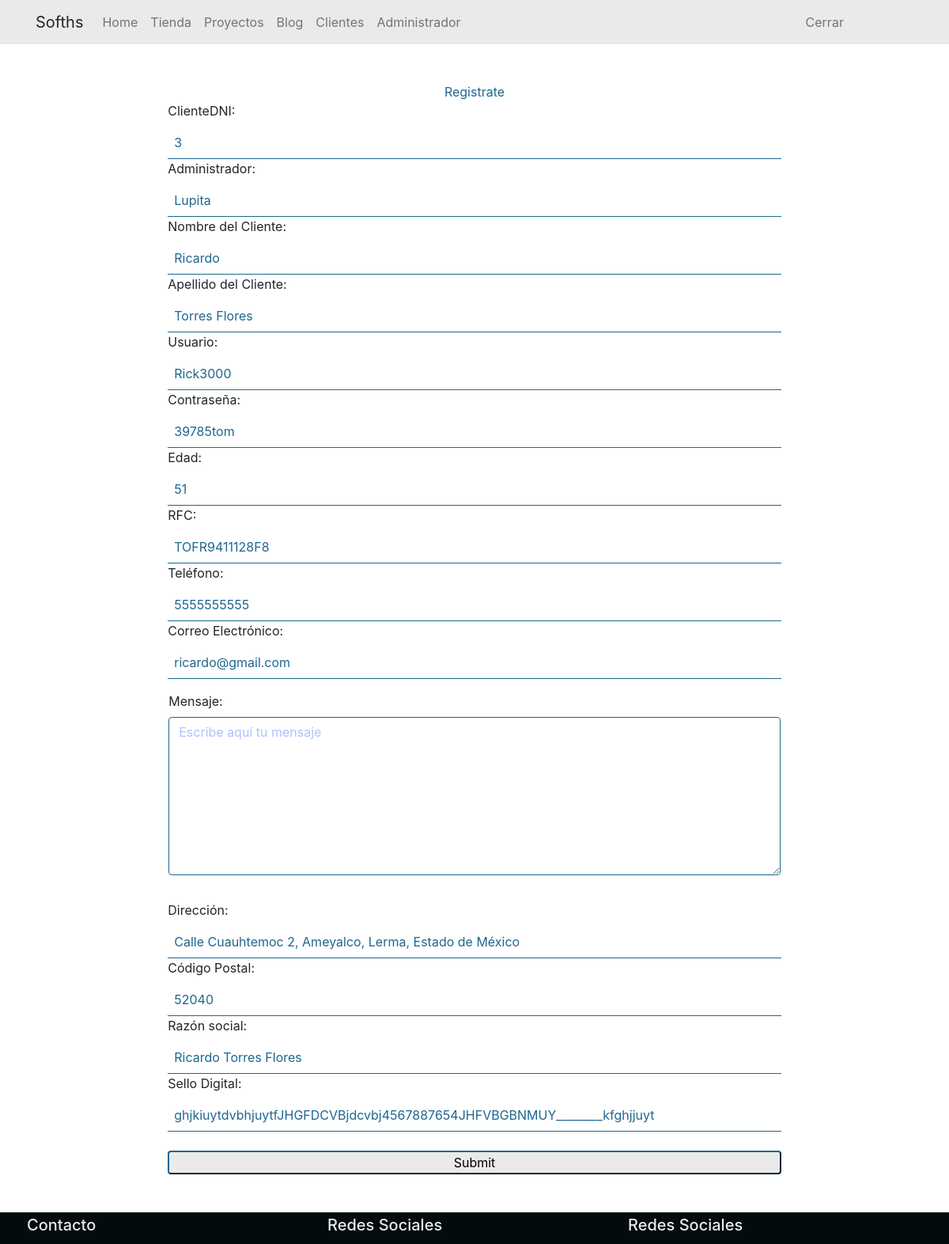
/cliente/update_cliente/3, run on the app's committed database.
### tables this page shows
CREATE TABLE cliente (
    clienteDNI INT NOT NULL AUTO_INCREMENT ,
    adminDNI INT ,
    cl_nombre VARCHAR (40) NOT NULL ,
    cl_apellidos VARCHAR (80) NOT NULL ,
    cl_usuario VARCHAR (30) NOT NULL ,
    cl_password VARCHAR (30) NOT NULL ,
    cl_edad INT ,
    cl_rfc VARCHAR (20) ,
    cl_telefono VARCHAR (10) NOT NULL ,
    cl_mail VARCHAR (50) NOT NULL ,   
    cl_mensaje TEXT (350) NOT NULL , 
    cl_direccion VARCHAR (100) ,
    cl_cp INT ,
    razon_social VARCHAR (110) ,
    sello_digital TEXT (150) ,
    PRIMARY KEY (clienteDNI) ,
    FOREIGN KEY (adminDNI) REFERENCES administrador (adminDNI) ON UPDATE CASCADE ON DELETE CASCADE
);

CREATE TABLE administrador (
    adminDNI INT NOT NULL AUTO_INCREMENT ,
    ad_nombre VARCHAR (40) NOT NULL ,
    ad_apellidos VARCHAR (80) NOT NULL ,
    ad_edad INT NOT NULL ,
    ad_rfc VARCHAR (20) NOT NULL ,
    ad_telefono VARCHAR (10) NOT NULL ,
    ad_mail VARCHAR (50) NOT NULL ,    
    ad_direccion VARCHAR (100) NOT NULL ,
    ad_cp INT NOT NULL ,
    PRIMARY KEY (adminDNI)
);

### controllers/ViewsController.php (called while the page is built, shortened)
<?php
class ViewsController {
    private static $views_path = "./views/" ;
    public function view ($route) {
        require_once (self::$views_path."url.php") ;
        require_once (self::$views_path."header.php") ;
        require_once (self::$views_path.$route.".php") ;
        require_once (self::$views_path."footer.php") ;
    }
}

### index.php (called while the page is built, shortened)
<?php
require_once ("./controllers/Autoload.php") ;
$route = isset ($_GET["r"]) ? $_GET["r"] : "home" ;
$router = new Router ($route) ;

### controllers/Autoload.php (called while the page is built, shortened)
<?php
class Autoload {
    public function __construct () {
        spl_autoload_register (function ($class_name) {
            $controllers_path = "./controllers/".$class_name.".php" ;
            $models_path = "./models/".$class_name.".php" ;
        }) ;
    }
}

### getters/get-cliente.php (called while the page is built, shortened)
<?php
$clientecontroller = new ClienteController () ;
$c = "" ;
$objectCliente = $clientecontroller->getCliente ($cliente = $c) ;

### controllers/ClienteController.php (called while the page is built, shortened)
<?php
class ClienteController {
    private $clientemodel ;
	public function __construct () {
		$this->clientemodel = new ClienteModel () ;
	}
	public function getCliente ($cliente = "") {
		return $this->clientemodel->get ($cliente = "") ;
	}
}

### models/connection.php (called while the page is built, shortened)
<?php
abstract class Connection {
    private static $database_host = "localhost" ;
    private static $database_user = "root" ;
    private static $database_pass = "" ;
    private static $database_name = "sofths" ;
    private static $database_char = "utf8" ;
    private $connected ;
    protected $query ;
    protected $rows = array () ;
    private function open_database () {
        $this->connected = new mysqli (
            self::$database_host ,
            self::$database_user ,
            self::$database_pass ,
            self::$database_name ,
        ) ;
        $this->connected->set_charset (
            self::$database_char
        ) ;
    }
    protected function get_query () {
        $result = $this->connected->query ($this->query) ;
        while ($this->rows [] = $result->fetch_assoc ()) ;
        return array_pop ($this->rows) ;
    }
}

### models/ClienteModel.php (called while the page is built, shortened)
<?php
class ClienteModel extends Connection {
	public function get ($cliente = "") {
		$this->query = ($cliente != "") ? "SELECT * FROM cliente AS cl
							 			   INNER JOIN administrador AS ad
										   ON cl.adminDNI = ad.adminDNI
										   WHERE clienteDNI = '$cliente'"
						  				: "SELECT * FROM cliente AS cl
							   			   INNER JOIN administrador AS ad
										   ON cl.adminDNI = ad.adminDNI" ;
		$this->get_query () ;
		foreach ($this->rows as $key => $value) {
			$data[$key] = $value ;
		}
		return $data ;
	}
}

### views/url.php (called while the page is built)
<?php
$url = isset ($_GET['r']) ? $_GET['r'] : "" ;
$divide = explode ("/", $url) ;
?>

### views/update_cliente.php (the view, shortened to what this page needs)
<?php require_once ("./getters/get-cliente.php") ;
if (!empty ($divide [2])) {$url_dos = $divide [2] ;}
?>
<div class="bg-white .pl-12p-1">
    <div class="container p-5">
        <div class="row justify-content-center borde">
            <div class="col-md-9 p-0 borde">
                <div class="col-md-12 text-4 text-center borde">Registrate</div>
                <form action="" method="post"  id="set_cliente">
                <div class="col-md-12 borde">
                    <label for="adminDNI">ClienteDNI:</label>
                    <input class="col-md-12 border border-bottom-4 p-2 text-4 clienteDNI" name="clienteDNI" type="text" readonly="readonly" placeholder="Administrador" <?php print "value='".$objectCliente[$url_dos-1]['clienteDNI']."'" ?> >
                </div>
                <div class="col-md-12 borde">
                    <label for="adminDNI">Administrador:</label>
                    <input class="col-md-12 border border-bottom-4 p-2 text-4 adminDNI" name="adminDNI" type="text" placeholder="Administrador" <?php print "value='".$objectCliente[$url_dos-1]['ad_nombre']."'" ?> >
                </div>
                <div class="col-md-12 borde">
                    <label for="cl_nombre">Nombre del Cliente:</label>
                    <input class="col-md-12 border border-bottom-4 p-2 text-4 cl_nombre" name="cl_nombre" type="text" placeholder="Nombre" <?php print "value='".$objectCliente[$url_dos-1]['cl_nombre']."'" ?> >
                </div>
                <div class="col-md-12 borde">
                <label for="cl_nombre">Apellido del Cliente:</label>
                    <input class="col-md-12 border border-bottom-4 p-2 text-4 cl_apellidos" name="cl_apellidos" type="text" placeholder="Apellidos" <?php print "value='".$objectCliente[$url_dos-1]['cl_apellidos']."'" ?> >
                </div>
                <div class="col-md-12 borde">
                <label for="cl_nombre">Usuario:</label>
                    <input class="col-md-12 border border-bottom-4 p-2 text-4 cl_usuario" name="cl_usuario" type="text" placeholder="Usuario" <?php print "value='".$objectCliente[$url_dos-1]['cl_usuario']."'" ?> >
                </div>
                <div class="col-md-12 borde">
                <label for="cl_nombre">Contraseña:</label>
                    <input class="col-md-12 border border-bottom-4 p-2 text-4 cl_password" name="cl_password" type="text" placeholder="Contraseña" <?php print "value='".$objectCliente[$url_dos-1]['cl_password']."'" ?> >
                </div>
                <div class="col-md-12 borde">
                <label for="cl_nombre">Edad:</label>
                    <input class="col-md-12 border border-bottom-4 p-2 text-4 cl_edad" name="cl_edad" type="text" placeholder="Edad" <?php print "value='".$objectCliente[$url_dos-1]['cl_edad']."'" ?> >
                </div>
                <div class="col-md-12 borde">
                <label for="cl_nombre">RFC:</label>
                    <input class="col-md-12 border border-bottom-4 p-2 text-4 cl_rfc" name="cl_rfc" type="text" placeholder="RFC" <?php print "value='".$objectCliente[$url_dos-1]['cl_rfc']."'" ?> >
                </div>
                <div class="col-md-12 borde">
                <label for="cl_nombre">Teléfono:</label>
                    <input class="col-md-12 border border-bottom-4 p-2 text-4 cl_telefono" name="cl_telefono" type="text" placeholder="Teléfono" <?php print "value='".$objectCliente[$url_dos-1]['cl_telefono']."'" ?> >
                </div>
                <div class="col-md-12 borde">
                <label for="cl_nombre">Correo Electrónico:</label>
                    <input class="col-md-12 border border-bottom-4 p-2 text-4 cl_mail" name="cl_mail" type="text" placeholder="Correo Electrónico" <?php print "value='".$objectCliente[$url_dos-1]['cl_mail']."'" ?> >
                </div>
                <div class="col-md-12 borde p-3">
                <label for="cl_nombre">Mensaje:</label>
                    <div class="form-group">
                        <textarea class="formulario-control border-bottom-4 textborder4 text-4 border-msj cl_mensaje" name="cl_mensaje" id="exampleFormControlTextarea1" rows="3" placeholder="Escribe aquí tu mensaje"><?php print $objectCliente[$url_dos-1]['cl_mensaje'] ; ?></textarea>
                    </div>
                </div>
                <div class="col-md-12 borde">
                <label for="cl_nombre">Dirección:</label>
                    <input class="col-md-12 border border-bottom-4 p-2 text-4 cl_direccion" name="cl_direccion" type="text" placeholder="Dirección" <?php print "value='".$objectCliente[$url_dos-1]['cl_direccion']."'" ?> >
                </div>
                <div class="col-md-12 borde">
                <label for="cl_nombre">Código Postal:</label>
                    <input class="col-md-12 border border-bottom-4 p-2 text-4 cl_cp" name="cl_cp" type="text" placeholder="Código postal" <?php print "value='".$objectCliente[$url_dos-1]['cl_cp']."'" ?> >
                </div>
                <div class="col-md-12 borde">
                <label for="cl_nombre">Razón social:</label>
                    <input class="col-md-12 border border-bottom-4 p-2 text-4 razon_social" name="razon_social" type="text" placeholder="Razón social" <?php print "value='".$objectCliente[$url_dos-1]['razon_social']."'" ?> >
                </div>
                <div class="col-md-12 borde">
                <label for="cl_nombre">Sello Digital:</label>
                    <input class="col-md-12 border border-bottom-4 p-2 text-4 sello_digital" name="sello_digital" type="text" placeholder="Sello digital" <?php print "value='".$objectCliente[$url_dos-1]['sello_digital']."'" ?> >
                </div>
                <div class="col-md-12 borde"><br>
                <input class="col-md-12 bg-1 border-4 rounded" type="submit" placeholder="Usuario">
                </div>
                </form>
            </div>
        </div>
    </div>
</div>

### public/css/style.css (style rules this page uses)
.border-4 { border-color: #1F668F!important ; }
.border-bottom-4 { border-top: #EAEAEA !important; border-left: #EAEAEA !important; border-right: #EAEAEA !important; border-color: #1F668F!important; }
.bg-1 { background-color: #EAEAEA!important ; }
.text-4 { color: #1F668F!important ; }
.formulario-control { display: block; width: 100%; height: 200px; padding: .375rem .75rem; font-size: 1rem; font-weight: 400; line-height: 1.5; background-color: #fff; background-clip: padding-box; border-radius: .25rem; transition: border-color .15s ease-in-out,box-shadow .15s ease-in-out; }
.formulario-control.textborder4 { border: 1px solid #1F668F!important; color: #1F668F!important ; }

### data on the page
cliente: clienteDNI "3", cl_nombre "Ricardo", cl_apellidos "Torres Flores", cl_usuario "Rick3000", cl_password "39785tom", cl_edad "51", cl_rfc "TOFR9411128F8", cl_telefono "5555555555", cl_mail "ricardo@gmail.com", cl_direccion "Calle Cuauhtemoc 2, Ameyalco, Lerma, Estado de México", cl_cp "52040", razon_social "Ricardo Torres Flores", sello_digital "ghjkiuytdvbhjuytfJHGFDCVBjdcvbj4567887654JHFVBGBNMUY________kfghjjuyt"
administrador: adminDNI "Lupita"
